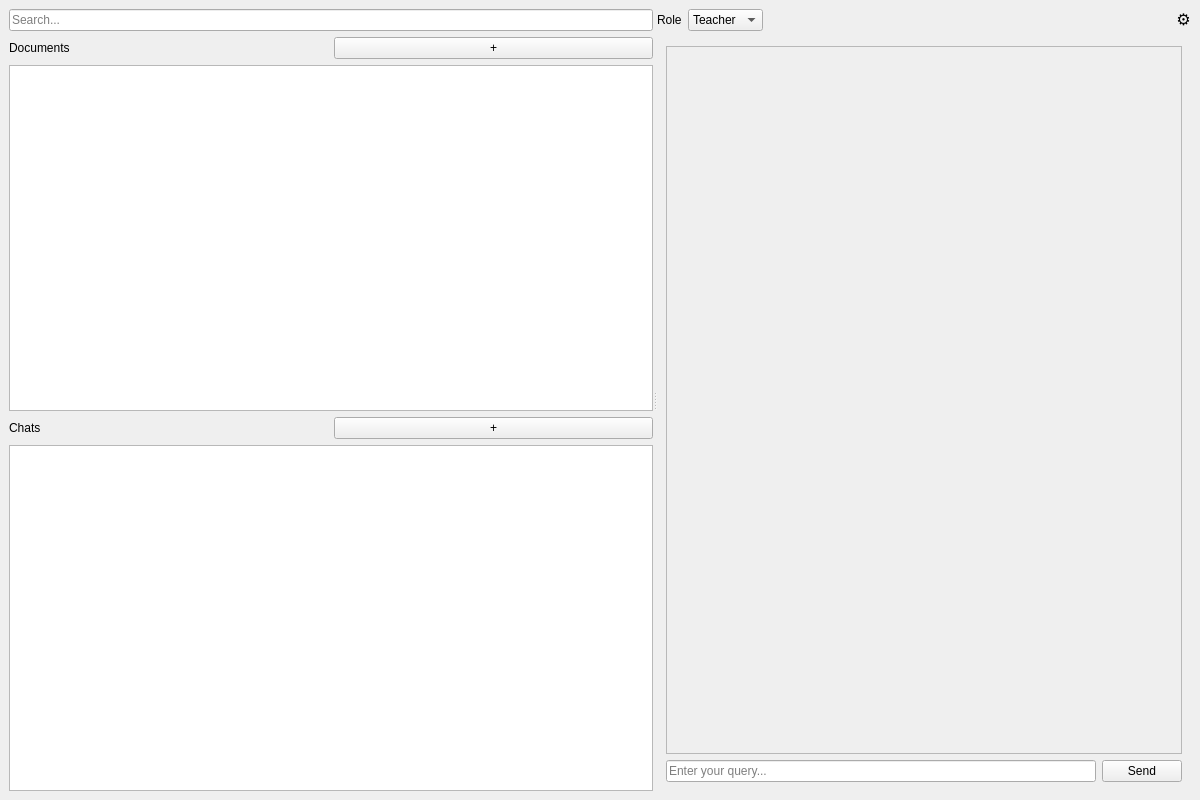
<?xml version="1.0" encoding="UTF-8"?>
<ui version="4.0">
 <class>MainWindow</class>
 <widget class="QMainWindow" name="MainWindow">
  <property name="geometry">
   <rect>
    <x>0</x>
    <y>0</y>
    <width>1200</width>
    <height>800</height>
   </rect>
  </property>
  <property name="windowTitle">
   <string>Main Window</string>
  </property>
  <widget class="QWidget" name="centralwidget">
   <layout class="QVBoxLayout" name="verticalLayout">
    <item>
     <widget class="QSplitter" name="splitter">
      <property name="orientation">
       <enum>Qt::Horizontal</enum>
      </property>
      <!-- Left Panel -->
      <widget class="QWidget" name="leftPanel">
       <layout class="QVBoxLayout" name="leftLayout">
        <item>
         <!-- Search Bar -->
         <widget class="QLineEdit" name="searchBar">
          <property name="placeholderText">
           <string>Search...</string>
          </property>
         </widget>
        </item>
        <item>
         <layout class="QHBoxLayout" name="documentsHeaderLayout">
          <item>
           <widget class="QLabel" name="documentsLabel">
            <property name="text">
             <string>Documents</string>
            </property>
           </widget>
          </item>
          <item>
           <widget class="QPushButton" name="uploadButton">
            <property name="text">
             <string>+</string>
            </property>
           </widget>
          </item>
         </layout>
        </item>
        <item>
         <widget class="QListWidget" name="documentList"/>
        </item>
        <item>
         <layout class="QHBoxLayout" name="chatsHeaderLayout">
          <item>
           <widget class="QLabel" name="chatsLabel">
            <property name="text">
             <string>Chats</string>
            </property>
           </widget>
          </item>
          <item>
           <widget class="QPushButton" name="newChatButton">
            <property name="text">
             <string>+</string>
            </property>
           </widget>
          </item>
         </layout>
        </item>
        <item>
         <widget class="QListWidget" name="chatHistoryList"/>
        </item>
       </layout>
      </widget>
      <!-- Right Panel -->
      <widget class="QWidget" name="rightPanelContainer">
       <layout class="QVBoxLayout" name="rightPanelContainerLayout">
        <item>
         <!-- Role & Settings Component -->
         <layout class="QHBoxLayout" name="settingsButtonLayout">
          <item>
           <widget class="QLabel" name="roleLabel">
            <property name="text">
             <string>Role</string>
            </property>
           </widget>
          </item>
          <item>
           <widget class="QComboBox" name="roleDropdown">
                <property name="minimumWidth">
            <number>130</number>
            </property>
            <item>
             <property name="text">
              <string>Teacher</string>
             </property>
            </item>
            <item>
             <property name="text">
              <string>Student</string>
             </property>
            </item>
           </widget>
          </item>
          <item>
           <spacer name="spacerLeft">
            <property name="orientation">
             <enum>Qt::Horizontal</enum>
            </property>
            <property name="sizeHint">
             <size>
              <width>1</width>
              <height>1</height>
             </size>
            </property>
           </spacer>
          </item>
          <item>
           <widget class="QPushButton" name="settingsButton">
            <property name="text">
             <string>⚙</string>
            </property>
            <property name="toolTip">
             <string>Settings</string>
            </property>
            <property name="maximumWidth">
             <number>40</number>
            </property>
            <property name="maximumHeight">
             <number>40</number>
            </property>
            <property name="styleSheet">
             <string>border: none; font-size: 16px;</string>
            </property>
           </widget>
          </item>
         </layout>
        </item>
        <item>
         <widget class="QWidget" name="rightPanel">
          <layout class="QVBoxLayout" name="rightLayout">
           <item>
            <widget class="QScrollArea" name="chatScrollArea">
             <property name="widgetResizable">
              <bool>true</bool>
             </property>
             <widget class="QWidget" name="chatContainer">
              <layout class="QVBoxLayout" name="chatLayout">
               <property name="alignment">
                <set>Qt::AlignTop</set>
               </property>
              </layout>
             </widget>
            </widget>
           </item>
           <item>
            <layout class="QHBoxLayout" name="inputLayout">
             <item>
              <widget class="QLineEdit" name="promptInput">
               <property name="placeholderText">
                <string>Enter your query...</string>
               </property>
              </widget>
             </item>
             <item>
              <widget class="QPushButton" name="sendButton">
               <property name="text">
                <string>Send</string>
               </property>
              </widget>
             </item>
            </layout>
           </item>
          </layout>
         </widget>
        </item>
       </layout>
      </widget>
     </widget>
    </item>
   </layout>
  </widget>
 </widget>
 <resources/>
 <connections/>
</ui>
